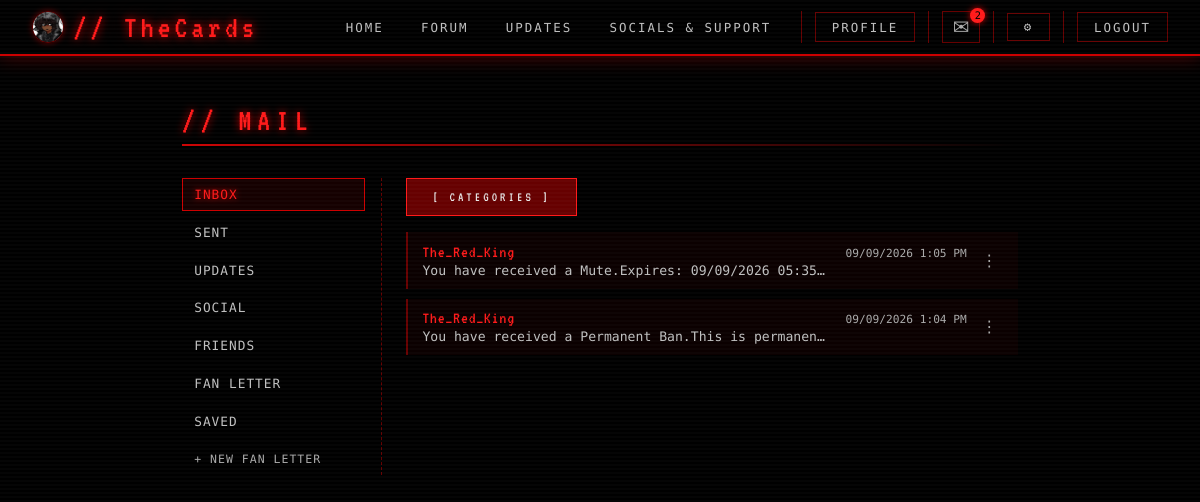
The page /mail/ (signed in) on the database as committed earlier.
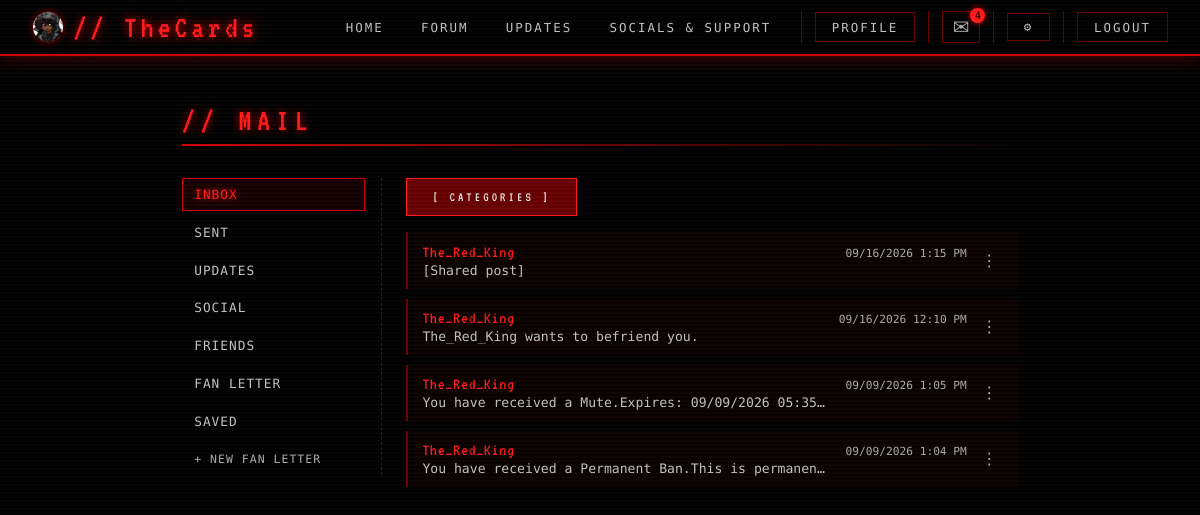
The same page on the database as committed later.
### accounts/models.py (models this page shows, shortened)
class CustomUser(AbstractUser):
    ROLE_HACKER = 'Hacker'
    ROLE_AGENT = 'Agent'
    ROLE_ADMIN = 'Admin'
    ROLE_DIRECTOR = 'Director'
    ROLE_HIERARCHY = [ROLE_HACKER, ROLE_AGENT, ROLE_ADMIN, ROLE_DIRECTOR]
    ROLE_CHOICES = [(r, r) for r in ROLE_HIERARCHY]
    bio = models.TextField(max_length=500, blank=True)
    profile_picture = models.ImageField(upload_to='profile_pics/', blank=True, null=True)
    rank = models.CharField(max_length=50, default='Newbie')
    alias = models.CharField(max_length=12, blank=True)
    role = models.CharField(max_length=50, choices=ROLE_CHOICES, default=ROLE_AGENT)
    is_guest = models.BooleanField(default=False)
    email_verified = models.BooleanField(default=True)
    currency = models.IntegerField(default=0)
    STATUS_ONLINE = 'online'
    STATUS_OFFLINE = 'offline'
    STATUS_ACTIVE = 'active'
    STATUS_DEACTIVATED = 'deactivated'
    STATUS_CHOICES = [
        (STATUS_ONLINE, 'Online'),
        (STATUS_OFFLINE, 'Offline'),
        (STATUS_ACTIVE, 'Active'),
        (STATUS_DEACTIVATED, 'Deactivated'),
    ]
    status = models.CharField(max_length=20, choices=STATUS_CHOICES, default=STATUS_ONLINE)
    GUEST_TRIAL_DAYS = 7
    @property
    def is_director(self):
        return self.role == self.ROLE_DIRECTOR
    @property
    def is_moderator(self):
        return self.role in (self.ROLE_ADMIN, self.ROLE_DIRECTOR)

### mail/models.py (models this page shows, shortened)
class Message(models.Model):
    conversation = models.ForeignKey(Conversation, on_delete=models.CASCADE, related_name='messages')
    sender = models.ForeignKey(settings.AUTH_USER_MODEL, on_delete=models.CASCADE, related_name='mail_messages_sent')
    body = models.TextField(blank=True)
    created_at = models.DateTimeField(auto_now_add=True)
    media = models.FileField(
        upload_to='mail_messages/media/',
        blank=True,
        null=True,
        validators=[FileExtensionValidator(allowed_extensions=MEDIA_EXTENSIONS)],
    )
    gif_url = models.URLField(blank=True)
    shared_post = models.ForeignKey(
        Post, on_delete=models.SET_NULL, null=True, blank=True, related_name='mail_shares'
    )
    forwarded_from = models.ForeignKey(
        'self', on_delete=models.SET_NULL, null=True, blank=True, related_name='forwards'
    )
    is_admin_only = models.BooleanField(default=False)
    friend_request = models.OneToOneField(
        'FriendRequest', on_delete=models.CASCADE, null=True, blank=True, related_name='message'
    )
    class Meta:
        ordering = ['created_at']
        indexes = [models.Index(fields=['conversation', 'created_at'])]

### mail/views.py (the view)
# urls.py: path('', views.mail_inbox, name='mail_inbox'),
@login_required
def mail_inbox(request):
    _require_mail_access(request.user)
    messages_list = (
        Message.objects.filter(conversation__participants=request.user)
        .exclude(sender=request.user)
        .select_related('conversation', 'sender', 'shared_post')
        .order_by('-created_at')
    )
    messages_list = _apply_inbox_search(messages_list, request)
    messages_list = list(messages_list[:100])
    fan_letter_total_count = 0
    if not any([request.GET.get(k) for k in ('q_user', 'q_keyword', 'q_date', 'q_mentioned')]):
        fan_letters = [m for m in messages_list if m.conversation.category == Conversation.FAN_LETTER]
        if len(fan_letters) > FAN_LETTER_COMPRESS_THRESHOLD:
            fan_letter_total_count = Message.objects.filter(
                conversation__participants=request.user, conversation__category=Conversation.FAN_LETTER
            ).exclude(sender=request.user).count()
            messages_list = [m for m in messages_list if m.conversation.category != Conversation.FAN_LETTER]
    return render(request, 'mail/index.html', {
        **_sidebar_context(request.user, 'inbox'),
        'messages_list': messages_list,
        'fan_letter_total_count': fan_letter_total_count,
        'search_values': {
            'q_user': request.GET.get('q_user', ''),
            'q_keyword': request.GET.get('q_keyword', ''),
            'q_date': request.GET.get('q_date', ''),
            'q_mentioned': request.GET.get('q_mentioned', ''),
        },
    })

### mail/templates/mail/index.html (shortened to what this page needs)
{% extends "base.html" %}
{% load mail_extras %}
{% block content %}
<div class="section-label">// {% if active_category == 'directives' %}DIRECTIVE{% else %}MAIL{% endif %}</div>
<div class="section-divider"></div>
<div class="mail-layout{% if open_conversation.is_group %} has-members{% endif %}">
  {% include "mail/_sidebar.html" %}
  <div class="mail-main">
    {% if active_category == 'social' %}
      {% if open_conversation %}
        {% with partner=open_conversation|dm_partner:user %}
        <div class="conversation-header">
          <span class="conversation-title-group">
            {% if partner %}
              <a href="{% url 'user_profile' partner.username %}" title="View {{ partner.username }}'s profile">
                {% if partner.profile_picture %}
                  <img src="{{ partner.profile_picture.url }}" alt="" class="conversation-avatar">
                {% else %}
                  <span class="conversation-avatar conversation-avatar-blank">?</span>
                {% endif %}
              </a>
            {% endif %}
            <span class="conversation-title">{{ open_conversation|conversation_display_name:user }}</span>
            {% if open_conversation.is_admin_only %}<span class="role-badge" title="Confidential Director/Admin mail" style="color: var(--red-bright); border-color: var(--red-bright);">&#128274; ADMIN ONLY</span>{% endif %}
          </span>
          <a href="{% url 'mail_social' %}" class="conversation-back">[ BACK ]</a>
        </div>
        {% endwith %}
        <div class="message-bubble-list">
          {% for message in thread_messages %}
          <div class="message-bubble {% if message.sender_id == user.id %}mine{% else %}theirs{% endif %}">
            <div class="message-bubble-meta">
              <span class="message-sender">{{ message.sender.username }}</span>
              <span>{{ message.created_at|date:"m/d/Y g:i A" }}</span>
              {% include "_dots_menu.html" with target_type="message" target_id=message.id target_username=message.sender.username show_report=message.sender_id|ne:user.id show_friend=message.sender_id|ne:user.id show_mute=message.sender_id|ne:user.id show_message=False show_block=message.sender_id|ne:user.id show_forward=True show_save=True is_saved=active_category|eq:'saved' %}
            </div>
            {% if message.forwarded_from_id %}<div class="forwarded-label">&#8618; Forwarded by {{ message.sender.username }}</div>{% endif %}
            {% with embedded=message.forwarded_from %}
            {% if message.forwarded_from_id and embedded %}
              <div class="shared-post-embed">
                <div class="shared-post-author">// {{ embedded.sender.username }}</div>
                {% if embedded|admin_only_media_blocked:user %}<div class="admin-only-media-blocked">[ CONFIDENTIAL ]</div>{% else %}<div>{{ embedded|render_body:user }}</div>{% endif %}
              </div>
            {% elif message.forwarded_from_id %}
              <div class="shared-post-embed unavailable">This message is no longer available.</div>
            {% endif %}
            {% endwith %}
            {% if message.shared_post_id %}
              {% if message.shared_post %}
              <div class="shared-post-embed">
                <div class="shared-post-author">// {{ message.shared_post.author.username }}</div>
                <div>{{ message.shared_post.body|safe|truncatewords_html:40 }}</div>
              </div>
              {% else %}
              <div class="shared-post-embed unavailable">This post is no longer available.</div>
              {% endif %}
            {% endif %}
            {% if message.body %}<div class="message-body">{{ message|render_body:user }}</div>{% endif %}
            {% if message.media %}
              {% if message|admin_only_media_blocked:user %}
              <div class="admin-only-media-blocked">[ CONFIDENTIAL ATTACHMENT ]</div>
              {% elif message.is_admin_only %}
              {% if message.media_is_video %}
              <video src="{% url 'mail_message_media' message.id %}" controls></video>
              {% else %}
              <img src="{% url 'mail_message_media' message.id %}" alt="">
              {% endif %}
              {% elif message.media_is_video %}
              <video src="{{ message.media.url }}" controls></video>
              {% else %}
              <img src="{{ message.media.url }}" alt="">
              {% endif %}
            {% endif %}
            {% if message.gif_url %}<img src="{{ message.gif_url }}" alt="GIF">{% endif %}
            {% if message.friend_request_id and message.friend_request.status == 'pending' and message.friend_request.to_user_id == user.id %}
            <div class="friend-request-actions">
              <button type="button" class="js-friend-request-btn" data-request-id="{{ message.friend_request_id }}" data-action="accept">Accept</button>
              <button type="button" class="js-friend-request-btn" data-request-id="{{ message.friend_request_id }}" data-action="decline">Decline</button>
            </div>
            {% endif %}
          </div>
          {% empty %}
          <div class="empty-feed">No messages yet - say hello.</div>
          {% endfor %}
        </div>
        {% include "mail/_compose.html" %}
        {% include "mail/_compose_scripts.html" %}
        <script>
          (function () {
            function getCookie(name) {
              var match = document.cookie.match('(^|;)\\s*' + name + '\\s*=\\s*([^;]+)');
              return match ? decodeURIComponent(match.pop()) : '';
            }
            document.addEventListener('click', function (e) {
              var btn = e.target.closest('.js-friend-request-btn');
              if (!btn) return;
              var requestId = btn.getAttribute('data-request-id');
              var action = btn.getAttribute('data-action');
              var urlTemplate = "{% url 'mail_friend_request_respond' 0 %}";
              fetch(urlTemplate.replace('/0/', '/' + requestId + '/'), {
                method: 'POST',
                headers: { 'X-CSRFToken': getCookie('csrftoken'), 'Content-Type': 'application/x-www-form-urlencoded' },
                body: 'action=' + action,
              }).then(function (r) { return r.ok ? location.reload() : null; });
            });
          })();
        </script>
      {% else %}
        <div class="social-dm-search">
          <input type="text" id="social-dm-search-input" class="recipient-search-input" placeholder="Search a username to message directly...">
          <div class="recipient-results" id="social-dm-search-results"></div>
        </div>
        <div style="margin-bottom: 1rem;">
          <a href="{% url 'mail_group_new' %}" class="donate-btn" style="font-size: 0.85rem;">[ + NEW GROUP ]</a>
        </div>
        {% for conversation in conversations %}
        <a href="{% url 'mail_social_thread' conversation.id %}" class="thread-list-item thread-list-link">
          <div class="thread-list-main">
            <span class="thread-sender">{{ conversation|conversation_display_name:user }}{% if conversation.is_admin_only %} &#128274;{% endif %}</span>
          </div>
          <span class="thread-date">{{ conversation.last_message_at|date:"m/d/Y g:i A" }}</span>
        </a>
        {% empty %}
        <div class="empty-feed">No conversations yet.</div>
        {% endfor %}
        <script>
          (function () {
            var input = document.getElementById('social-dm-search-input');
            var results = document.getElementById('social-dm-search-results');
            if (!input || !results) return;
            var timer = null;
            var urlTemplate = "{% url 'mail_social_dm_start' 'PLACEHOLDER' %}";
            input.addEventListener('input', function () {
              clearTimeout(timer);
              var q = input.value.trim();
              if (!q) { results.innerHTML = ''; return; }
              timer = setTimeout(function () {
                fetch("{% url 'mail_recipient_search' %}?q=" + encodeURIComponent(q) + '&mode=social')
                  .then(function (r) { return r.json(); })
                  .then(function (data) {
                    results.innerHTML = '';
                    (data.results || []).forEach(function (u) {
                      var row = document.createElement('a');
                      row.className = 'recipient-row';
                      row.textContent = u.username;
                      row.href = urlTemplate.replace('PLACEHOLDER', encodeURIComponent(u.username));
                      results.appendChild(row);
                    });
                    if (!(data.results || []).length) {
                      results.innerHTML = '<div class="empty-feed" style="font-size:0.75rem;">No matches.</div>';
                    }
                  });
              }, 250);
            });
          })();
        </script>
      {% endif %}
    {% else %}
      {% if active_category == 'inbox' %}
      <div class="categories-search">
        <button type="button" class="donate-btn categories-toggle" style="font-size: 0.85rem;">[ CATEGORIES ]</button>
      </div>
      {% endif %}
      {% for message in messages_list %}
        <div class="thread-list-item">
          {% if message.conversation.category == 'social' %}<a href="{% url 'mail_social_thread' message.conversation_id %}" class="thread-list-link">
          {% else %}<div class="thread-list-link">
          {% endif %}
            <div class="thread-list-main">
              <span class="thread-sender">
                {% if active_category == 'sent' %}
                  {% if message.conversation.category == 'social' %}{{ message.conversation|conversation_display_name:user }}{% else %}{{ message.conversation.get_category_display }} conversation{% endif %}
                {% else %}{{ message.sender.username }}{% endif %}
              </span>
              <span class="thread-snippet">
                {% if message.shared_post_id %}[Shared post] {% endif %}{% if message|admin_only_media_blocked:user %}[ CONFIDENTIAL ]{% else %}{{ message|render_body:user|striptags|truncatechars:100 }}{% endif %}
              </span>
            </div>
            <span class="thread-date">{{ message.created_at|date:"m/d/Y g:i A" }}</span>
          {% if message.conversation.category == 'social' %}</a>{% else %}</div>{% endif %}
          {% include "_dots_menu.html" with target_type="message" target_id=message.id target_username=message.sender.username show_report=message.sender_id|ne:user.id show_forward=True show_save=True show_mark_read=message.sender_id|ne:user.id is_saved=active_category|eq:'saved' %}
        </div>
      {% empty %}
      <div class="empty-feed">Nothing here yet.</div>
      {% endfor %}
    {% endif %}
  </div>
</div>
{% endblock %}

### accounts/templates/base.html (shortened to what this page needs)
<!DOCTYPE html>
<html lang="en">
<head>
</head>
<body>
<nav>
  <a href="{% url 'home' %}" class="nav-logo">{% if user.is_authenticated and user.profile_picture %}<img src="{{ user.profile_picture.url }}" alt="" class="nav-avatar">{% endif %}// {% if user.is_authenticated %}{{ user.username }}{% else %}UnknownUser{% endif %}</a>
  <ul class="nav-links">
    <li><a href="{% url 'home' %}">HOME</a></li>
    <li><a href="{% url 'forum' %}"{% if request.resolver_match.url_name == 'forum' %} class="active"{% endif %}>FORUM</a></li>
    <li><a href="{% url 'home' %}?page=updates">UPDATES</a></li>
    <li><a href="{% url 'home' %}?page=socials">SOCIALS &amp; SUPPORT</a></li>
    {% if user.is_authenticated %}
    <li class="nav-auth-link"><a href="{% url 'profile' %}"{% if request.resolver_match.url_name == 'profile' or request.resolver_match.url_name == 'user_profile' %} class="active"{% endif %}>PROFILE</a></li>
    {% include "_nav_mail_icons.html" %}
    <li class="nav-auth-link">
      <form action="{% url 'logout' %}" method="post" style="display:inline;" onsubmit="return confirm('Are you sure you WANT to logout?');">
        <button type="submit" class="nav-logout-btn">LOGOUT</button>
      </form>
    </li>
    {% else %}
    <li class="nav-auth-link"><a href="{% url 'login' %}">LOGIN</a></li>
    <li class="nav-auth-link"><a href="{% url 'register' %}">REGISTER</a></li>
    {% endif %}
  </ul>
</nav>
<main class="page-main">
  {% block content %}{% endblock %}
</main>
</body>
</html>

### accounts/templates/_dots_menu.html (shortened to what this page needs)
<div class="dots-menu">
  <button type="button" class="dots-menu-trigger" aria-label="More actions">&#8942;</button>
</div>

Rows that differ between the two databases and show on the page:
added Message: sender.username "The_Red_King", shows "[Shared post]", created_at "09/16/2026 1:15 PM"
added Message: sender.username "The_Red_King", is_admin_only+body "The_Red_King wants to befriend you.", created_at "09/16/2026 12:10 PM"
Other text that changed with them:
{{ unread_mail_count }}: "2" → "4"
